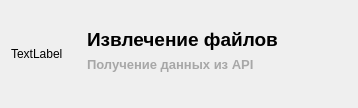
<?xml version="1.0" encoding="UTF-8"?>
<ui version="4.0">
 <class>Dialog</class>
 <widget class="QDialog" name="Dialog">
  <property name="windowModality">
   <enum>Qt::WindowModal</enum>
  </property>
  <property name="geometry">
   <rect>
    <x>0</x>
    <y>0</y>
    <width>358</width>
    <height>108</height>
   </rect>
  </property>
  <property name="windowTitle">
   <string>Ожидайте...</string>
  </property>
  <property name="modal">
   <bool>true</bool>
  </property>
  <layout class="QHBoxLayout" name="horizontalLayout">
   <item>
    <widget class="QLabel" name="lblGif">
     <property name="maximumSize">
      <size>
       <width>70</width>
       <height>70</height>
      </size>
     </property>
     <property name="text">
      <string>TextLabel</string>
     </property>
    </widget>
   </item>
   <item>
    <layout class="QVBoxLayout" name="verticalLayout_2">
     <item>
      <widget class="QLabel" name="lblMessage">
       <property name="font">
        <font>
         <pointsize>14</pointsize>
         <weight>75</weight>
         <bold>true</bold>
        </font>
       </property>
       <property name="text">
        <string>Извлечение файлов</string>
       </property>
       <property name="alignment">
        <set>Qt::AlignBottom|Qt::AlignLeading|Qt::AlignLeft</set>
       </property>
      </widget>
     </item>
     <item>
      <widget class="QLabel" name="lblAction">
       <property name="palette">
        <palette>
         <active>
          <colorrole role="WindowText">
           <brush brushstyle="SolidPattern">
            <color alpha="255">
             <red>167</red>
             <green>167</green>
             <blue>167</blue>
            </color>
           </brush>
          </colorrole>
         </active>
         <inactive>
          <colorrole role="WindowText">
           <brush brushstyle="SolidPattern">
            <color alpha="255">
             <red>167</red>
             <green>167</green>
             <blue>167</blue>
            </color>
           </brush>
          </colorrole>
         </inactive>
         <disabled>
          <colorrole role="WindowText">
           <brush brushstyle="SolidPattern">
            <color alpha="255">
             <red>120</red>
             <green>120</green>
             <blue>120</blue>
            </color>
           </brush>
          </colorrole>
         </disabled>
        </palette>
       </property>
       <property name="font">
        <font>
         <pointsize>10</pointsize>
         <weight>75</weight>
         <bold>true</bold>
        </font>
       </property>
       <property name="text">
        <string>Получение данных из API</string>
       </property>
       <property name="alignment">
        <set>Qt::AlignLeading|Qt::AlignLeft|Qt::AlignTop</set>
       </property>
      </widget>
     </item>
    </layout>
   </item>
  </layout>
 </widget>
 <resources/>
 <connections/>
</ui>
